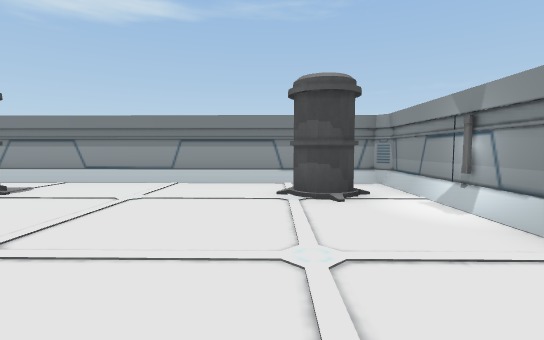
[1] (above)

18 first-person views from a walk through a 3-D level made in the Unity game engine. The camera is 1.5 m above the floor, tilts 4° down and sees 85° across. The floor is counted in squares, 2 m on a side. Each view is taken from the middle of a square. On the plan, view 1 faces up. The plan holds only what a view shows up to about 10 squares ahead; the rest is blank. The place goes on beyond the plan. Door leaves are left out, so doorways stand open. Some surface patterns are stand-ins.

[2]
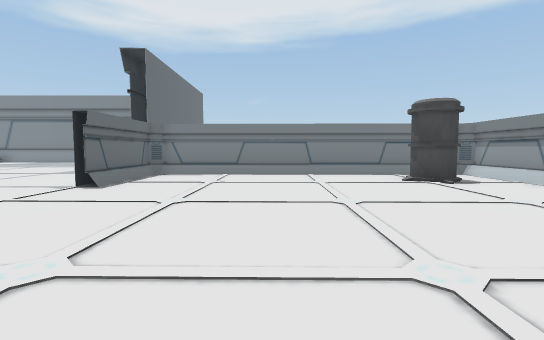

[3]
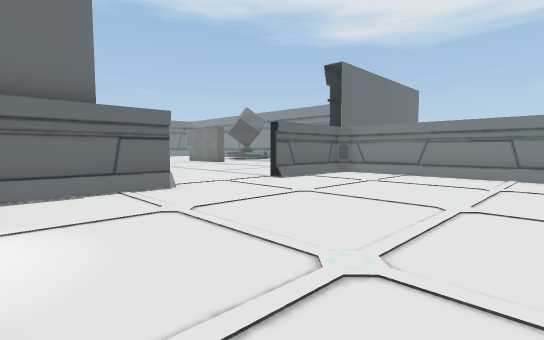

[4]
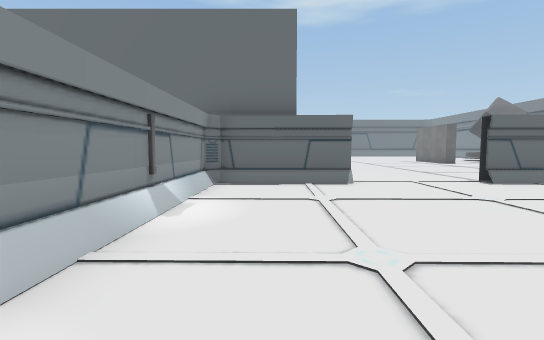

[5]
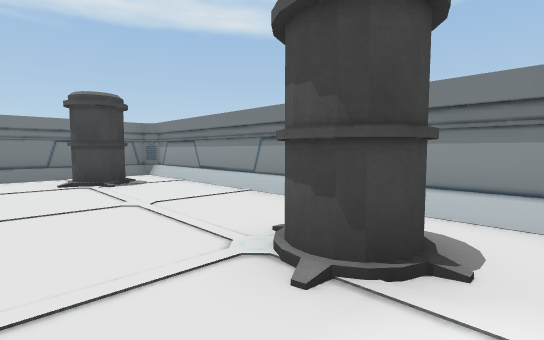

[6]
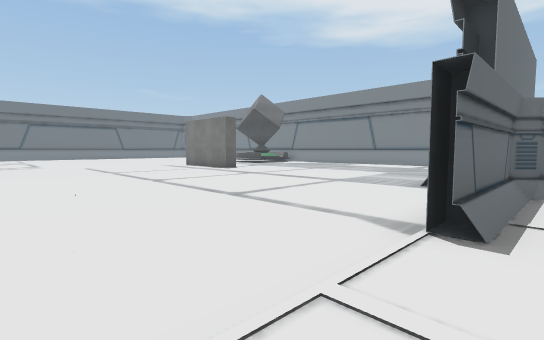

[7]
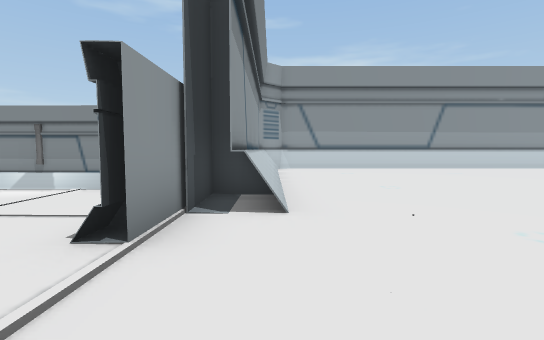

[8]
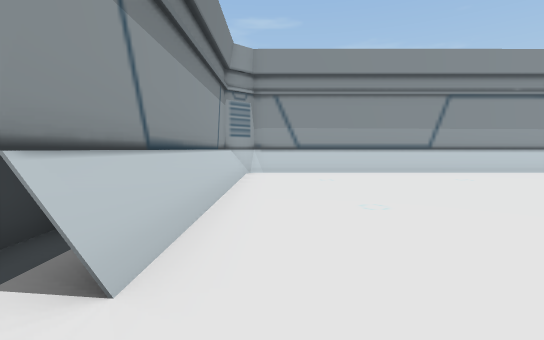

[9]
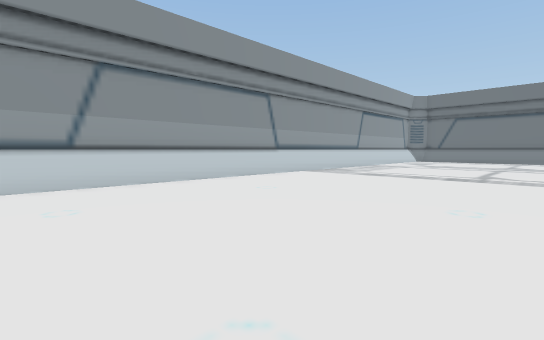

[10]
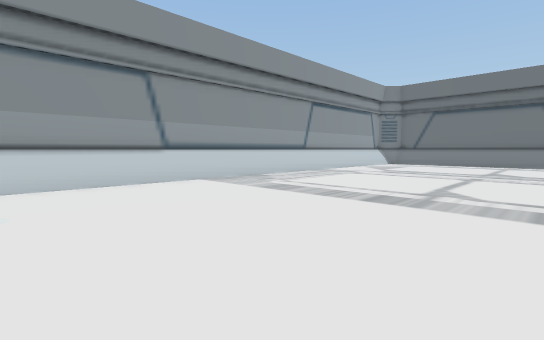

[11]
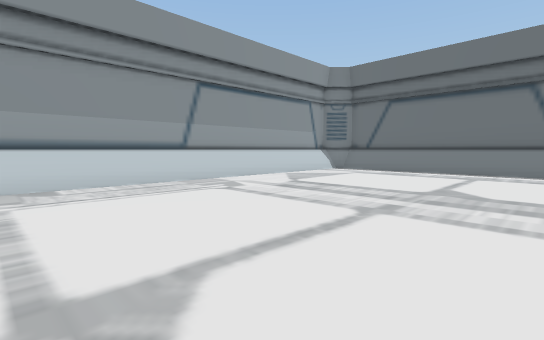

[12]
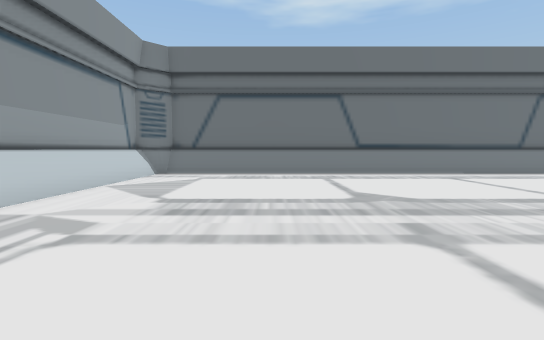

[13]
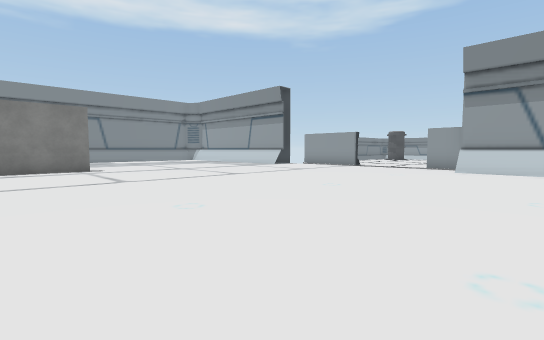

[14]
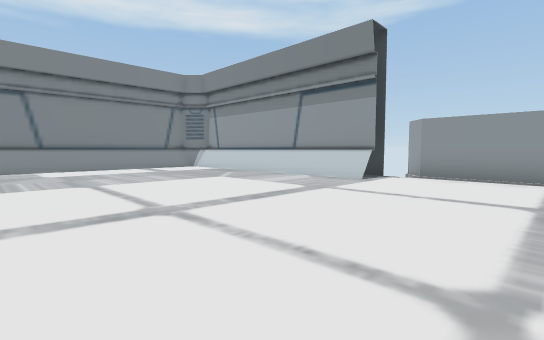

[15]
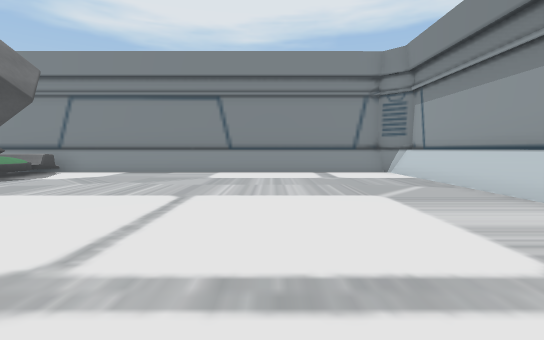

[16]
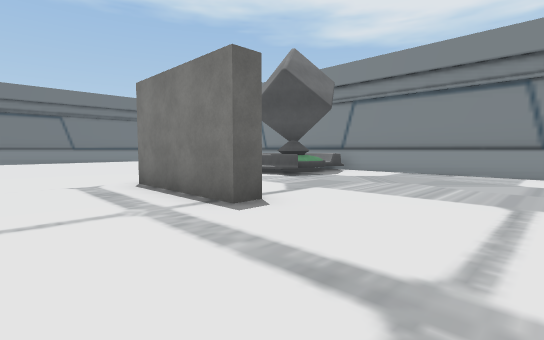

[17]
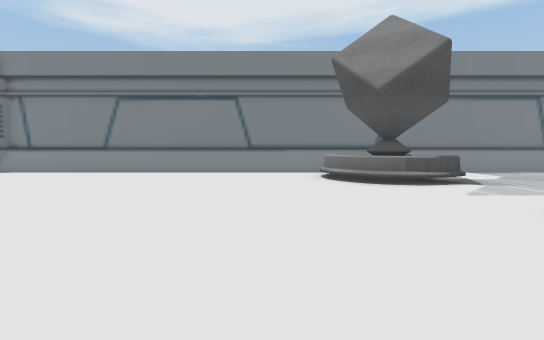

[18]
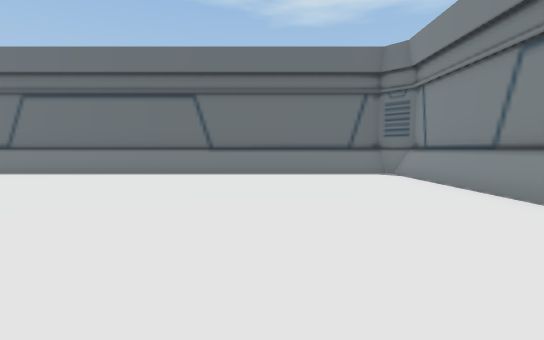

### Floor plan
Points are (right, up) in squares from view 1. A wall is a line through its corners. A room is listed if a view was taken in it or the views show most of it. See-through windows are left out.
Room 1 (views 1, 2, 3, 4, 5, 6)
walls: (-0.3, -2.7) (-0.9, -2.7) (2.2, -2.8) (2.5, -2.5) (2.6, 6.4) (2.5, 6.6); (-4.4, -2.9) (-3.8, -2.9); (2.3, 6.7) (-6.6, 6.9); (-6.9, -2.5) (-6.8, -2.6) (-3.8, -2.7); (-6.9, 6.6) (-7.1, -2.3)
low walls: (-0.5, -2.5) (2.1, -2.6); (2.5, 6.6) (-6.8, 6.7) (-6.9, -2.5)
ways out: opening at (-2, -4) to room 2
objects: other object (-5, 5); other object (1, 5); other object (2, 0)
Room 2 (views 7, 8, 9, 10, 11, 12, 13, 14, 15, 16, 17, 18)
walls: (-9.1, -12.3) (-8.5, -12.3) (-8.5, -15.6); (-15.2, -14.6) (-14.7, -15.1); (-7.5, -3.9) (-15.6, -3.9) (-15.9, -4.2) (-15.9, -28.1); (1.9, -4) (1.9, -3) (-0.9, -2.9); (-7.6, -3.7) (-15.5, -3.7); (-4.2, -2.9) (-6.7, -2.9); (-7.6, -3.5) (-15.5, -3.5) (-16.1, -4.1); (-16.2, -8.9) (-16.2, -13); (5.6, -3.7) (0.4, -3.7) (0.4, -3.5); (-16.4, -9.1) (-16.4, -12.9); (-16.2, -23.5) (-16.1, -28) (-15.5, -28.7) (8.1, -28.7); (-16.3, -23.6) (-16.3, -27.8); (8.4, -3.9) (0.4, -3.9); (9, -4.3) (8.3, -3.5) (0.4, -3.5); (8.7, -28.1) (8.7, -4.5); (9.1, -28) (9.1, -9.3); (-15.7, -28.5) (8.3, -28.5); (-16.3, -28) (-15.6, -28.9) (8.2, -28.9) (8.9, -28.2) (8.9, -4.4) (8.3, -3.8)
low walls: (-12.5, -16.7) (-12.8, -17.1); (-12.7, -17) (-13.1, -17.3); (1.4, -4.1) (0.5, -4.1); (2.4, -4.1) (1.5, -4.1); (8.1, -28.7) (8.7, -28.1)
ways out: opening at (-2, -4) to room 1

Positions as (right, up) in squares from view 1, and headings:
1: (0, 0), facing up
2: (2, 1), facing left
3: (2, 3), facing down-left
4: (1, 4), facing down
5: (2, 3), facing up-left
6: (-1, -2), facing down-left
7: (-3, -4), facing right
8: (-1, -5), facing right
9: (2, -9), facing down-right
10: (2, -13), facing down-right
11: (2, -18), facing down-right
12: (5, -19), facing down
13: (3, -15), facing up-left
14: (-4, -11), facing up-left
15: (-6, -8), facing left
16: (-6, -9), facing down-left
17: (-6, -19), facing left
18: (-12, -19), facing down
